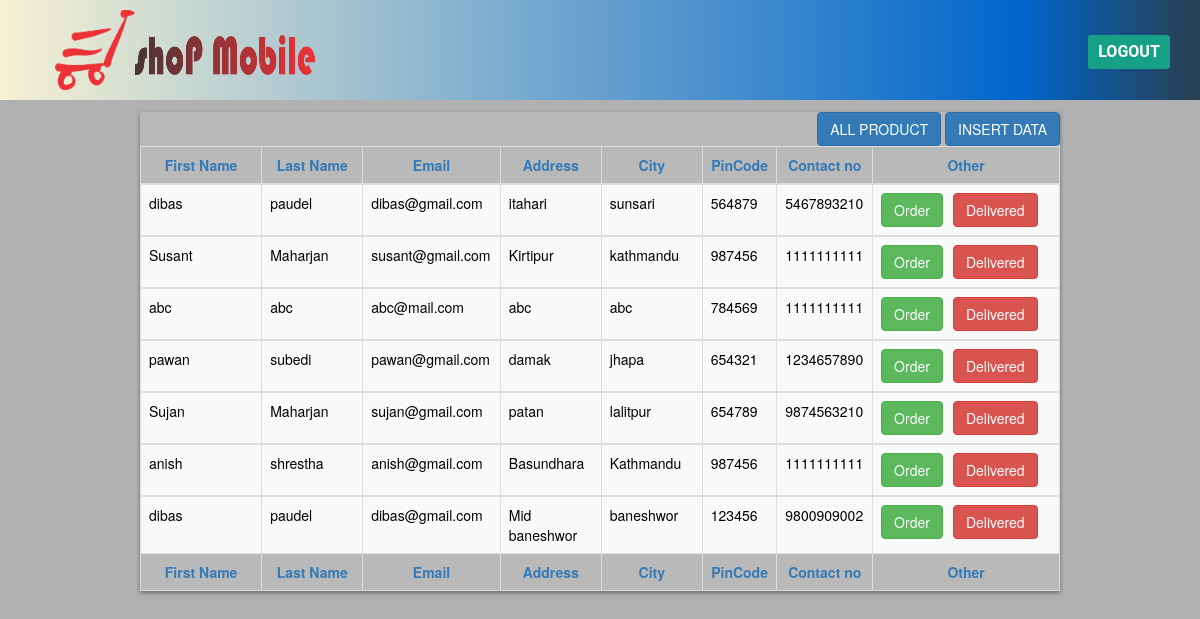
The page /admin/display_order.php (signed in) on the database its author committed.
### tables this page shows
CREATE TABLE `confirm_order_address` (
  `id` int(11) NOT NULL,
  `firstname` varchar(50) NOT NULL,
  `lastname` varchar(50) NOT NULL,
  `email` varchar(50) NOT NULL,
  `address` varchar(1000) NOT NULL,
  `city` varchar(50) NOT NULL,
  `pincode` varchar(10) NOT NULL,
  `contactno` varchar(10) NOT NULL
);

### admin/display_order.php (the view, shortened to what this page needs)
<!DOCTYPE html>
<html>
<head>
<link rel="stylesheet" type="text/css" href="admin.css">
<link rel="stylesheet" type="text/css" href="style.css">
<link rel="stylesheet" type="text/css" href="assets/css/bootstrap.min.css">
</head>
<body style="background-color: rgba(177,177,177,1.00)">
	<?php include "header.php" ?>
	<div id="displayHome">
			<div align="right">
				<a href="productdisplay.php"><button type="button" class="btn btn-primary">ALL PRODUCT</button></a>
				<a href="home.php"><button type="button" class="btn btn-primary">INSERT DATA</button></a>
			</div>
			<table class='table table-striped table-bordered table-hover'>
			<thead>
				<tr class='text-primary'>
					<th width='120px'><center>First Name</center></th>
					<th width='100px'><center>Last Name</center></th>
					<th width='50px'><center>Email</center></th>
					<th width='100px'><center>Address</center></th>
					<th width='70px'><center>City</center></th>
					<th width="50px"><center>PinCode</center></th>
					<th><center>Contact no</center></th>
					<th width='185px'><center>Other</center></th>
				</tr>
			</thead>
			<tfoot>
				<tr class='text-primary'>
					<th width='120px'><center>First Name</center></th>
					<th width='100px'><center>Last Name</center></th>
					<th width='50px'><center>Email</center></th>
					<th width='100px'><center>Address</center></th>
					<th width='70px'><center>City</center></th>
					<th width='50px'><center>PinCode</center></th>
					<th><center>Contact no</center></th>
					<th width='185px'><center>Other</center></th>
				</tr>
			</tfoot>
			<?php
			$db = mysqli_connect("localhost","root","","admin");
			$sql = "SELECT * FROM confirm_order_address ORDER BY id DESC";
			$result = mysqli_query($db,$sql);
			while($row = mysqli_fetch_assoc($result))
			{
			?>
			<tbody>
				<tr>
					<td width='120px'><?php echo $row["firstname"] ?></td>
					<td><?php echo $row["lastname"] ?></td>
					<td width='100px'><?php echo $row["email"] ?></td>
					<td width='50px'><?php echo $row["address"] ?></td>
					<td width='100px'><?php echo $row["city"] ?></td>
					<td><?php echo $row["pincode"] ?></td>
					<td width='50px'><?php echo $row["contactno"] ?></td>
					<td class="text text-success">
						<a href="display_order_1.php?id=<?php echo $row['id'] ?>" class="btn btn-success">Order</a><a href="display_order.php?remove=<?php echo $row['id'] ?>" style="margin-left:10px;"" onclick="return confirm('Are you sure');" class="btn btn-danger">Delivered</a></td>
				</tr>
				<?php
				}
				?>
			</tbody>
			</table>
	</div>
</body>
</html>

### admin/admin.css (style rules this page uses)
body { margin: 0px; padding: 0px; font-size: 16px; color: #AF7979; font-family: 'Roboto', sans-serif; font-weight: 300; background-color: rgba(177,177,177,1.00) }
#displayHome { position: relative; margin: 1% auto; width: 920px; background-color: rgba(255,255,255,0.1); color: black; border-radius: 2px; box-shadow: 0 2px 4px rgba(0, 0, 0, 0.4); }

### admin/style.css (style rules this page uses)
th { text-align: center; }

### rows shown on the page
confirm_order_address: firstname "dibas", lastname "paudel", email "dibas@gmail.com", address "itahari", city "sunsari", pincode "564879", contactno "5467893210"
confirm_order_address: firstname "Susant", lastname "Maharjan", email "susant@gmail.com", address "Kirtipur", city "kathmandu", pincode "987456", contactno "1111111111"
confirm_order_address: firstname "abc", lastname "abc", email "abc@mail.com", address "abc", city "abc", pincode "784569", contactno "1111111111"
confirm_order_address: firstname "pawan", lastname "subedi", email "pawan@gmail.com", address "damak", city "jhapa", pincode "654321", contactno "1234657890"
confirm_order_address: firstname "Sujan", lastname "Maharjan", email "sujan@gmail.com", address "patan", city "lalitpur", pincode "654789", contactno "9874563210"
confirm_order_address: firstname "anish", lastname "shrestha", email "anish@gmail.com", address "Basundhara", city "Kathmandu", pincode "987456", contactno "1111111111"
confirm_order_address: firstname "dibas", lastname "paudel", email "dibas@gmail.com", address "Mid baneshwor", city "baneshwor", pincode "123456", contactno "9800909002"
